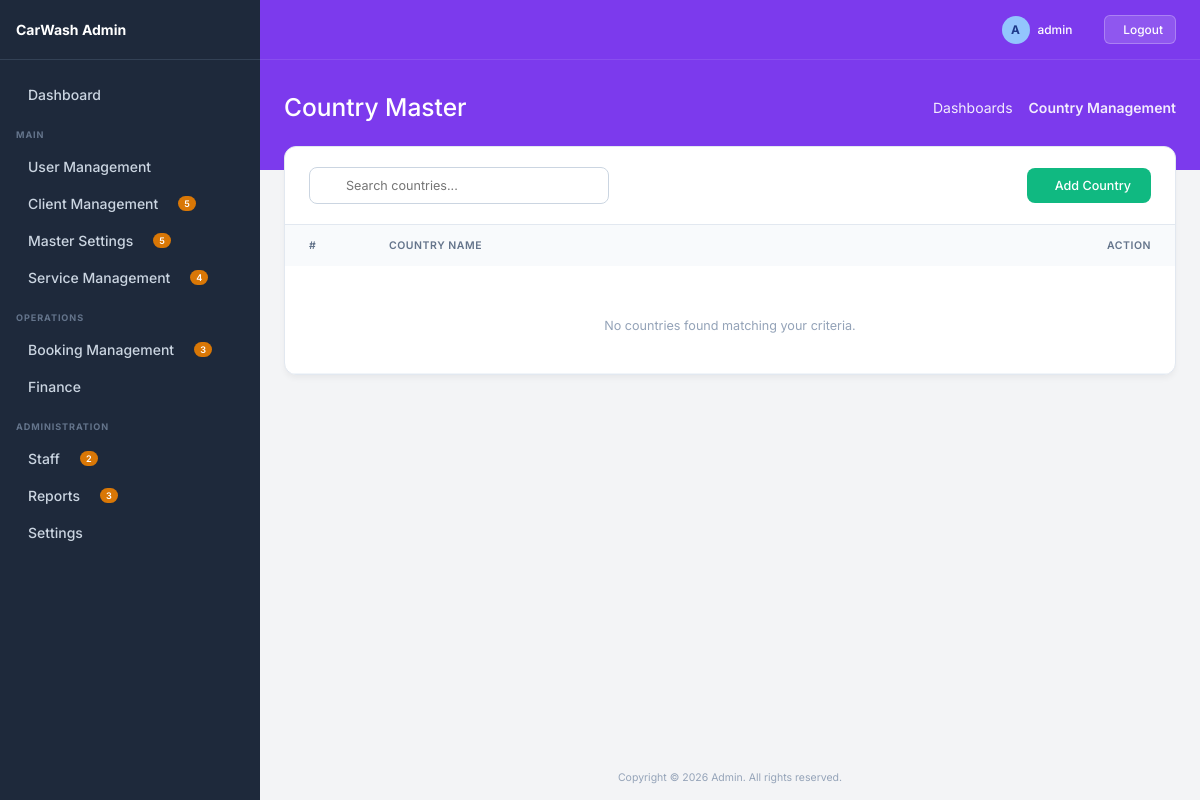
The page /country/ (signed in) on the database as committed earlier.
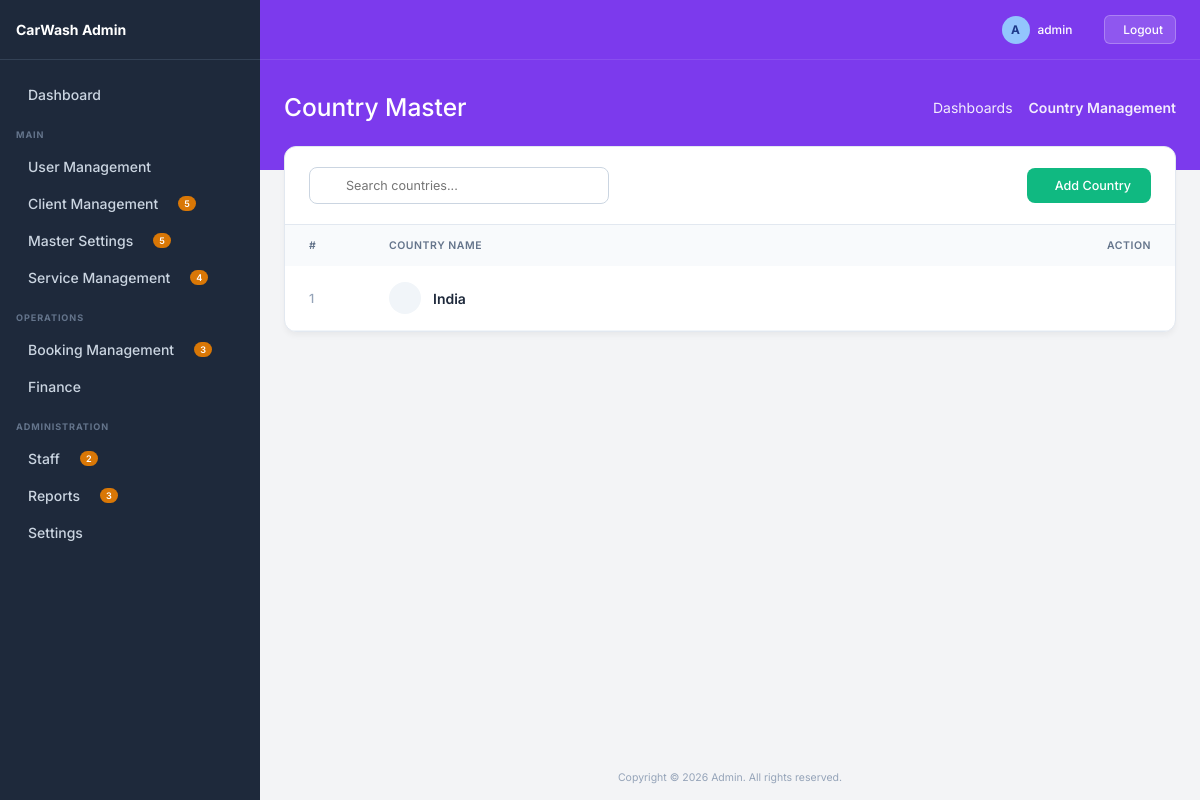
The same page on the database as committed later.
### master/models.py (models this page shows, shortened)
class Country(BaseModel):
    name = models.CharField(max_length=100)

### master/views.py (the view)
# urls.py: path('country/', views.country_list, name='country_list'),
@login_required
def country_list(request):
    search = request.GET.get('search', '')
    queryset = Country.objects.filter(is_deleted=False)
    if search:
        queryset = queryset.filter(name__icontains=search)
    paginator = Paginator(queryset, 10)
    page_obj = paginator.get_page(request.GET.get('page'))
    return render(request, 'country/list.html', {
        'page_obj': page_obj,
        'search': search
    })

### master/templates/country/list.html (shortened to what this page needs)
{% extends 'base.html' %}
{% block page_title %}Country Master{% endblock %}
{% block breadcrumb_active %}Country Management{% endblock %}
{% block content %}
<div class="list-container">
    <div class="list-header">
        <form method="GET" class="search-wrapper">
            <input type="text" name="search" value="{{search}}" placeholder="Search countries..." class="search-input">
        </form>
        <a href="{% url 'country_create' %}" class="btn-create">
             Add Country
        </a>
    </div>
    <div style="overflow-x: auto;">
        <table class="premium-table">
            <thead>
                <tr>
                    <th style="width: 80px;">#</th>
                    <th>Country Name</th>
                    <th style="width: 120px; text-align: right;">Action</th>
                </tr>
            </thead>
            <tbody>
                {% for obj in page_obj %}
                <tr>
                    <td style="font-weight: 500; color: #94a3b8;">{{ forloop.counter }}</td>
                    <td style="font-weight: 600; color: #1e293b;">
                        <div style="display: flex; align-items: center; gap: 12px;">
                            <div style="width: 32px; height: 32px; border-radius: 50%; background: #f1f5f9; display: flex; align-items: center; justify-content: center; color: #64748b;">
                            </div>
                            {{ obj.name }}
                        </div>
                    </td>
                    <td style="text-align: right;">
                        <div style="display: flex; gap: 8px; justify-content: flex-end;">
                            <a href="{% url 'country_edit' obj.pk %}" class="action-btn edit" title="Edit">
                            </a>
                            <a href="{% url 'country_delete' obj.pk %}" onclick="return confirm('Delete this country?')" class="action-btn delete" title="Delete">
                            </a>
                        </div>
                    </td>
                </tr>
                {% empty %}
                <tr>
                    <td colspan="3" style="text-align:center; padding: 40px; color: #94a3b8;">
                        No countries found matching your criteria.
                    </td>
                </tr>
                {% endfor %}
            </tbody>
        </table>
    </div>
</div>
{% endblock %}

Rows that differ between the two databases and show on the page:
added Country: name "India"
Other text that changed with them:
text no longer shown: "No countries found matching your criteria."
